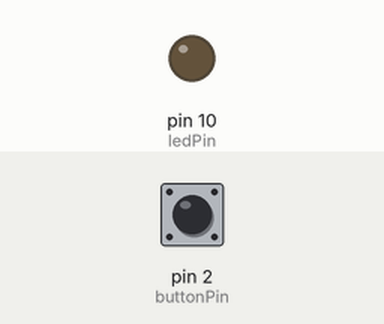
Simulated run of this sketch. Board: Arduino Uno, built with avr-gcc and run on an emulated ATmega328P. On the bench: output pins drawn as LEDs (lit = HIGH). The test bench sets the inputs (shaded band); at power-on: pin 2 (buttonPin) LOW.

Above: at 1.2 s.
1.3 s: pin 2 (buttonPin) pulled HIGH for 0.15 s
At 1.37 s:
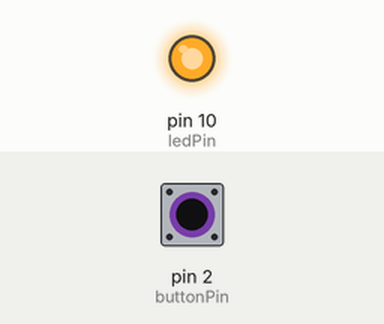
2.9 s: pin 2 (buttonPin) pulled HIGH for 3.2 s
At 7.0 s:
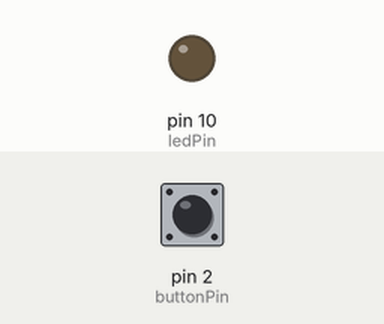
Timing chart, 0 to 8.5 s (numbered marks = the images above; inputs shaded):
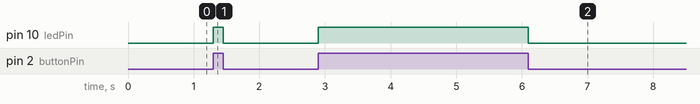

Measured:
- after the input at 1.3 s, pin 10 (ledPin): LOW → HIGH at once, → LOW 0.15 s later
- after the input at 2.9 s, pin 10 (ledPin): LOW → HIGH at once, → LOW 3.2 s later

The sketch:

button.ino
```cpp
const int buttonPin = 2;     // the number of the pushbutton pin
const int ledPin =  10;      // the number of the LED pin

// variables will change:
int buttonState = LOW;         // variable for reading the pushbutton status

void setup() {
  // initialize the LED pin as an output:
  pinMode(ledPin, OUTPUT);
  // initialize the pushbutton pin as an input:
  pinMode(buttonPin, INPUT);
}

void loop(){
  // read the state of the pushbutton value:
  buttonState = digitalRead(buttonPin);

  // check if the pushbutton is pressed.
  // if it is, the buttonState is HIGH:
  if (buttonState == HIGH) {
    // turn LED on:
    digitalWrite(ledPin, HIGH);
  }
  else {
    // turn LED off:
    digitalWrite(ledPin, LOW);
  }
}
```
